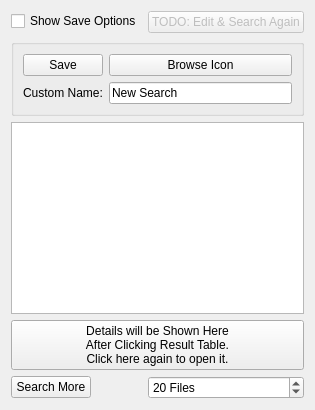
<?xml version="1.0" encoding="UTF-8"?>
<ui version="4.0">
 <class>seev::LocateJobWidget</class>
 <widget class="QWidget" name="seev::LocateJobWidget">
  <property name="windowTitle">
   <string>New Search</string>
  </property>
  <layout class="QFormLayout">
   <item row="0" column="0">
    <widget class="QCheckBox" name="showSaveOptsChk">
     <property name="text">
      <string>Show Save Options</string>
     </property>
    </widget>
   </item>
   <item row="0" column="1">
    <widget class="QPushButton" name="editAgainBut">
     <property name="enabled">
      <bool>false</bool>
     </property>
     <property name="text">
      <string>TODO: Edit &amp;&amp; Search Again</string>
     </property>
    </widget>
   </item>
   <item row="1" column="0" colspan="2">
    <widget class="QGroupBox" name="saveBox">
     <layout class="QFormLayout" name="_2">
      <item row="0" column="0">
       <widget class="QPushButton" name="saveBut">
        <property name="text">
         <string>Save</string>
        </property>
       </widget>
      </item>
      <item row="0" column="1">
       <widget class="QPushButton" name="browseIconBut">
        <property name="text">
         <string>Browse Icon</string>
        </property>
       </widget>
      </item>
      <item row="1" column="0">
       <widget class="QLabel" name="z">
        <property name="text">
         <string>Custom Name:</string>
        </property>
        <property name="buddy">
         <cstring>saveNameEdit</cstring>
        </property>
       </widget>
      </item>
      <item row="1" column="1">
       <widget class="QLineEdit" name="saveNameEdit">
        <property name="text">
         <string>New Search</string>
        </property>
       </widget>
      </item>
     </layout>
    </widget>
   </item>
   <item row="2" column="0" colspan="2">
    <widget class="QTableView" name="locateResLst">
     <property name="selectionMode">
      <enum>QAbstractItemView::SingleSelection</enum>
     </property>
     <property name="selectionBehavior">
      <enum>QAbstractItemView::SelectRows</enum>
     </property>
    </widget>
   </item>
   <item row="3" column="0" colspan="2">
    <widget class="QPushButton" name="infoDispBut">
     <property name="text">
      <string>Details will be Shown Here
After Clicking Result Table.
Click here again to open it.</string>
     </property>
     <property name="iconSize">
      <size>
       <width>48</width>
       <height>48</height>
      </size>
     </property>
    </widget>
   </item>
   <item row="4" column="1">
    <widget class="QSpinBox" name="fetchMoreSpin">
     <property name="suffix">
      <string> Files</string>
     </property>
     <property name="minimum">
      <number>10</number>
     </property>
     <property name="value">
      <number>20</number>
     </property>
    </widget>
   </item>
   <item row="4" column="0">
    <widget class="QPushButton" name="fetchMoreBut">
     <property name="text">
      <string>Search More</string>
     </property>
    </widget>
   </item>
  </layout>
 </widget>
 <resources/>
 <connections>
  <connection>
   <sender>showSaveOptsChk</sender>
   <signal>toggled(bool)</signal>
   <receiver>saveBox</receiver>
   <slot>setVisible(bool)</slot>
   <hints>
    <hint type="sourcelabel">
     <x>40</x>
     <y>20</y>
    </hint>
    <hint type="destinationlabel">
     <x>36</x>
     <y>83</y>
    </hint>
   </hints>
  </connection>
  <connection>
   <sender>saveNameEdit</sender>
   <signal>textChanged(QString)</signal>
   <receiver>seev::LocateJobWidget</receiver>
   <slot>setWindowTitle(QString)</slot>
   <hints>
    <hint type="sourcelabel">
     <x>278</x>
     <y>107</y>
    </hint>
    <hint type="destinationlabel">
     <x>291</x>
     <y>132</y>
    </hint>
   </hints>
  </connection>
 </connections>
 <slots>
  <slot>setWindowIcon(QIcon)</slot>
 </slots>
</ui>
